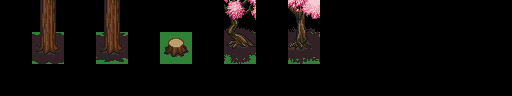

This is a level from a 2D game, rendered from its Tiled map with the project's own tilesets. A one-line summary and the map file follow, with tile-layer data summarised:
An orthogonal 16x3 tile map with 32x32 px tiles, 2 tile layers (regions, input_Fringe), 1 hidden layer not drawn, 5 tilesets.

<map version="1.0" orientation="orthogonal" renderorder="right-down" width="16" height="3" tilewidth="32" tileheight="32" nextobjectid="1">
 <tileset firstgid="1" source="../tiles2/terrain.tsx" />
 <tileset firstgid="465" name="trunk_X2" tilewidth="32" tileheight="64" tilecount="6" columns="6">
  <image source="../tiles2/trunk_X2.png" width="192" height="64" />
 </tileset>
 <tileset firstgid="471" name="treetop" tilewidth="32" tileheight="32" tilecount="42" columns="6">
  <image source="../tiles2/treetop.png" width="192" height="224" />
 </tileset>
 <tileset firstgid="513" name="cherry_blossom_trees_X4" tilewidth="32" tileheight="128" tilecount="7" columns="7">
  <image source="../tiles2/cherry_blossom_trees_X4.png" width="224" height="128" />
 </tileset>
 <tileset firstgid="520" name="colisao" tilewidth="32" tileheight="32" tilecount="2" columns="2">
  <image source="../tiles1/colisao.png" width="64" height="32" />
 </tileset>
 <layer name="regions" width="16" height="3">
  <data>[48 cells, 5 non-empty, 1 distinct tile ids]</data>
 </layer>
 <layer name="input_Fringe" width="16" height="3">
  <data>[48 cells, 5 non-empty, 5 distinct tile ids]</data>
 </layer>
 <layer name="output_Collision1" width="16" height="3" visible="0">
  <data>[48 cells, 5 non-empty, 1 distinct tile ids]</data>
 </layer>
</map>
